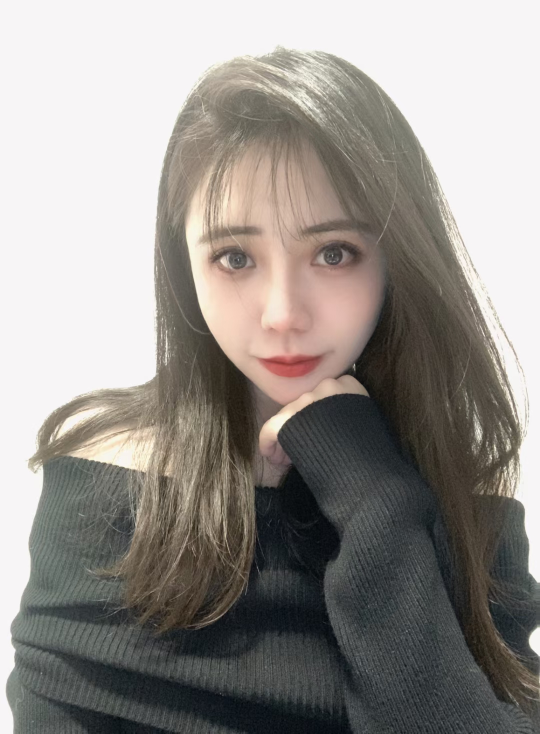
//> input picture examples/lite/resources/test_lite_facefusion_pipeline_source.jpg, 1080 x 1467 px (shown at 1/2 size)
$ ./test_lite_preprocess_benchmark ../resources/test_lite_facefusion_pipeline_source.jpg   (built with g++ and OpenCV 4)
//> lines starting //> are read from the running program, lines starting //| are printed output that depends on the picture
//
// 预处理性能对比测试
// OpenCV CPU vs CUDA Kernel
//

#include <iostream>
#include <chrono>
#include <vector>
#include <numeric>
#include <iomanip>
#include <opencv2/opencv.hpp>
#include "lite/trt/kernel/preprocess_manager.h"

// OpenCV CPU 预处理 (当前项目使用的方式)
void preprocess_opencv(const cv::Mat& input, std::vector<float>& output, int target_size) {
    int img_height = input.rows;
    int img_width = input.cols;

    // 1. 计算缩放比例
    float scale = std::min((float)target_size / img_width, (float)target_size / img_height);
    int new_width = (int)(img_width * scale);
    int new_height = (int)(img_height * scale);
    int pad_left = (target_size - new_width) / 2;
    int pad_top = (target_size - new_height) / 2;

    // 2. Resize
    cv::Mat resized;
    cv::resize(input, resized, cv::Size(new_width, new_height));

    // 3. Letterbox (padding)
    cv::Mat letterboxed(target_size, target_size, CV_8UC3, cv::Scalar(114, 114, 114));
    resized.copyTo(letterboxed(cv::Rect(pad_left, pad_top, new_width, new_height)));

    // 4. BGR2RGB
    cv::Mat rgb;
    cv::cvtColor(letterboxed, rgb, cv::COLOR_BGR2RGB);

    // 5. Normalize + HWC2CHW
    cv::Mat normalized;
    rgb.convertTo(normalized, CV_32F, 1.0 / 255.0);

    // 6. HWC to CHW
    output.resize(3 * target_size * target_size);
    std::vector<cv::Mat> channels(3);
    cv::split(normalized, channels);

    int area = target_size * target_size;
    memcpy(output.data() + 0 * area, channels[0].data, area * sizeof(float));
    memcpy(output.data() + 1 * area, channels[1].data, area * sizeof(float));
    memcpy(output.data() + 2 * area, channels[2].data, area * sizeof(float));
}

struct BenchmarkResult {
    std::string name;
    double avg_ms;
    double min_ms;
    double max_ms;
};

void print_results(const std::vector<BenchmarkResult>& results) {
    std::cout << "\n";
    std::cout << "╔════════════════════════════════════════════════════════╗\n";
    std::cout << "║           Preprocess Benchmark Results                 ║\n";
    std::cout << "╠════════════════════╦══════════╦══════════╦════════════╣\n";
    std::cout << "║ Method             ║ Avg (ms) ║ Min (ms) ║ Speedup    ║\n";
    std::cout << "╠════════════════════╬══════════╬══════════╬════════════╣\n";

    double baseline = results[0].avg_ms;
    for (const auto& r : results) {
        double speedup = baseline / r.avg_ms;
        std::cout << "║ " << std::setw(18) << std::left << r.name << " ║"
                  << std::setw(9) << std::right << std::fixed << std::setprecision(3) << r.avg_ms << " ║"
                  << std::setw(9) << r.min_ms << " ║"
                  << std::setw(9) << std::setprecision(2) << speedup << "x ║\n";
    }
    std::cout << "╚════════════════════╩══════════╩══════════╩════════════╝\n";
}

int main(int argc, char* argv[]) {
    std::string img_path = "/workspace/lite.ai.toolkit/examples/lite/resources/test_lite_yolov5_1.jpg";
    if (argc > 1) img_path = argv[1];

    cv::Mat input = cv::imread(img_path);
//> input is the input picture: 1467 rows x 1080 cols, CV_8UC3; mean B, G, R 140.4, 145, 149.5
    if (input.empty()) {
        std::cerr << "Failed to load image: " << img_path << std::endl;
        return -1;
    }

    std::cout << "Input image: " << input.cols << "x" << input.rows << std::endl;
//| Input image: 1080x1467

    const int target_size = 640;
    const int warmup = 50;
    const int iterations = 500;

    std::vector<BenchmarkResult> results;

    // ============ OpenCV CPU ============
    {
        std::vector<float> output;
        std::vector<double> times;

        // Warmup
        for (int i = 0; i < warmup; ++i) {
            preprocess_opencv(input, output, target_size);
        }
//> this loop made 50 passes
//> pass 1, in preprocess_opencv, `cv::resize(input, resized, cv::Size(new_width, new_height));`:
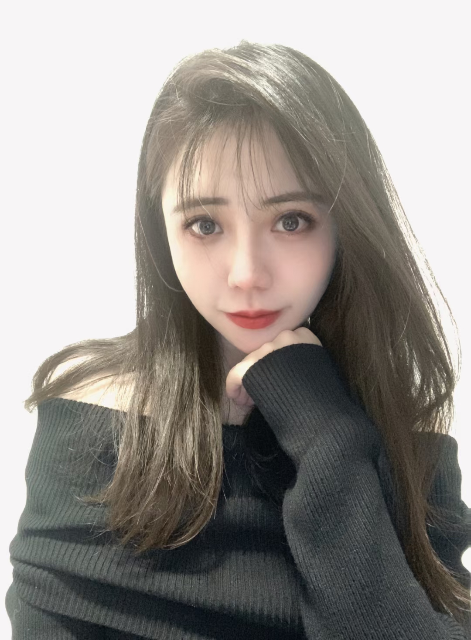
//> resized: 640 rows x 471 cols, CV_8UC3; mean B, G, R 140.3, 144.9, 149.4
//> pass 1, in preprocess_opencv, `cv::cvtColor(letterboxed, rgb, cv::COLOR_BGR2RGB);`:
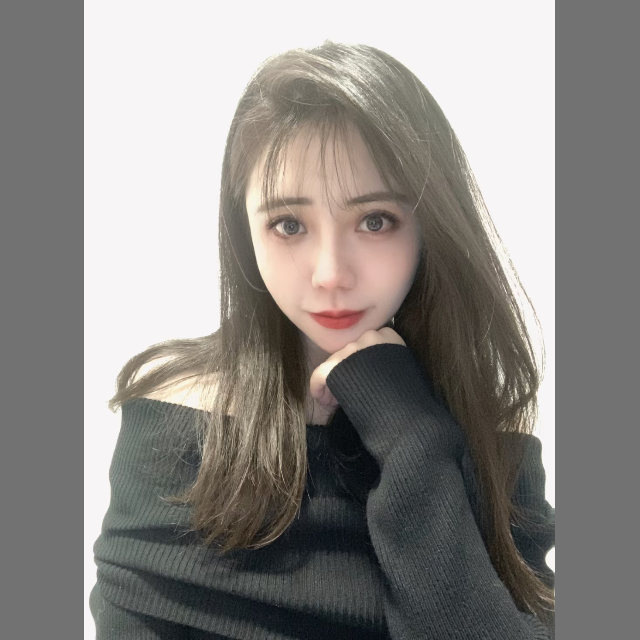
//> rgb: 640 rows x 640 cols, CV_8UC3; mean R, G, B 140, 136.7, 133.4

        // Benchmark
        for (int i = 0; i < iterations; ++i) {
            auto start = std::chrono::high_resolution_clock::now();
            preprocess_opencv(input, output, target_size);
            auto end = std::chrono::high_resolution_clock::now();
            times.push_back(std::chrono::duration<double, std::milli>(end - start).count());
        }

        double avg = std::accumulate(times.begin(), times.end(), 0.0) / times.size();
        double min_t = *std::min_element(times.begin(), times.end());
        double max_t = *std::max_element(times.begin(), times.end());

        results.push_back({"OpenCV CPU", avg, min_t, max_t});
    }

    // ============ CUDA Nearest ============
    {
//> (the run ends here: the program needs code that is not available in this run, at `trtcv::PreprocessManager manager(target_size, target_size, false);`)
